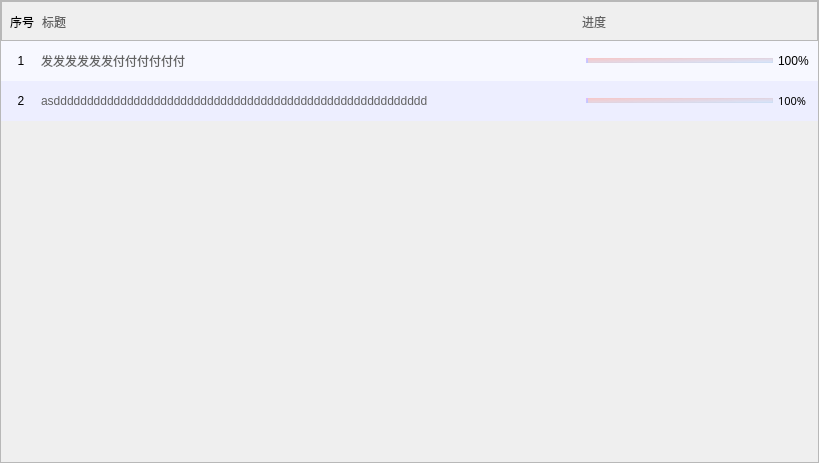
                                  <widget class="QWidget" name="mc_loading_list_song_F">
                                   <property name="geometry">
                                    <rect>
                                     <x>0</x>
                                     <y>0</y>
                                     <width>818</width>
                                     <height>463</height>
                                    </rect>
                                   </property>
                                   <layout class="QVBoxLayout" name="verticalLayout_59">
                                    <property name="spacing">
                                     <number>0</number>
                                    </property>
                                    <property name="leftMargin">
                                     <number>0</number>
                                    </property>
                                    <property name="topMargin">
                                     <number>0</number>
                                    </property>
                                    <property name="rightMargin">
                                     <number>0</number>
                                    </property>
                                    <property name="bottomMargin">
                                     <number>0</number>
                                    </property>
                                    <item>
                                     <widget class="QFrame" name="mc_loading_list_song_F_0">
                                      <property name="styleSheet">
                                       <string notr="true">QPushButton{
	border:none;
	color:rgb(98, 98, 98);
	text-align :center;
	font: 9pt &quot;本墨字语&quot;;
}
QPushButton:hover{  
	padding-bottom:4px; 
}
QPushButton:focus {
      color: rgb(255, 192, 2);;
      outline: 0px;
    }
QLabel{
	font: 9pt &quot;本墨字语&quot;;
}</string>
                                      </property>
                                      <property name="frameShape">
                                       <enum>QFrame::StyledPanel</enum>
                                      </property>
                                      <property name="frameShadow">
                                       <enum>QFrame::Raised</enum>
                                      </property>
                                      <layout class="QVBoxLayout" name="verticalLayout_song_list_bottom_3">
                                       <property name="spacing">
                                        <number>0</number>
                                       </property>
                                       <property name="leftMargin">
                                        <number>0</number>
                                       </property>
                                       <property name="topMargin">
                                        <number>0</number>
                                       </property>
                                       <property name="rightMargin">
                                        <number>0</number>
                                       </property>
                                       <property name="bottomMargin">
                                        <number>0</number>
                                       </property>
                                       <item>
                                        <widget class="QFrame" name="mc_loading_list_song_0">
                                         <property name="minimumSize">
                                          <size>
                                           <width>0</width>
                                           <height>40</height>
                                          </size>
                                         </property>
                                         <property name="maximumSize">
                                          <size>
                                           <width>16777215</width>
                                           <height>40</height>
                                          </size>
                                         </property>
                                         <property name="styleSheet">
                                          <string notr="true"/>
                                         </property>
                                         <property name="frameShape">
                                          <enum>QFrame::StyledPanel</enum>
                                         </property>
                                         <property name="frameShadow">
                                          <enum>QFrame::Raised</enum>
                                         </property>
                                         <layout class="QHBoxLayout" name="horizontalLayout_frame_song_list_list_bottom_lable_3">
                                          <property name="spacing">
                                           <number>0</number>
                                          </property>
                                          <property name="leftMargin">
                                           <number>0</number>
                                          </property>
                                          <property name="topMargin">
                                           <number>0</number>
                                          </property>
                                          <property name="rightMargin">
                                           <number>0</number>
                                          </property>
                                          <property name="bottomMargin">
                                           <number>0</number>
                                          </property>
                                          <item>
                                           <widget class="QLabel" name="mc_loading_list_song_0_no">
                                            <property name="minimumSize">
                                             <size>
                                              <width>40</width>
                                              <height>40</height>
                                             </size>
                                            </property>
                                            <property name="maximumSize">
                                             <size>
                                              <width>40</width>
                                              <height>40</height>
                                             </size>
                                            </property>
                                            <property name="styleSheet">
                                             <string notr="true"/>
                                            </property>
                                            <property name="text">
                                             <string>序号</string>
                                            </property>
                                            <property name="alignment">
                                             <set>Qt::AlignCenter</set>
                                            </property>
                                           </widget>
                                          </item>
                                          <item>
                                           <widget class="QPushButton" name="mc_loading_list_song_0_name">
                                            <property name="minimumSize">
                                             <size>
                                              <width>540</width>
                                              <height>40</height>
                                             </size>
                                            </property>
                                            <property name="maximumSize">
                                             <size>
                                              <width>16777215</width>
                                              <height>40</height>
                                             </size>
                                            </property>
                                            <property name="styleSheet">
                                             <string notr="true">text-align :left;</string>
                                            </property>
                                            <property name="text">
                                             <string>标题</string>
                                            </property>
                                           </widget>
                                          </item>
                                          <item>
                                           <widget class="QPushButton" name="mc_loading_list_song_0_ing">
                                            <property name="minimumSize">
                                             <size>
                                              <width>235</width>
                                              <height>40</height>
                                             </size>
                                            </property>
                                            <property name="maximumSize">
                                             <size>
                                              <width>235</width>
                                              <height>40</height>
                                             </size>
                                            </property>
                                            <property name="styleSheet">
                                             <string notr="true">text-align :left;</string>
                                            </property>
                                            <property name="text">
                                             <string>进度</string>
                                            </property>
                                           </widget>
                                          </item>
                                         </layout>
                                        </widget>
                                       </item>
                                       <item>
                                        <widget class="QFrame" name="mc_loading_list_song_1">
                                         <property name="minimumSize">
                                          <size>
                                           <width>0</width>
                                           <height>40</height>
                                          </size>
                                         </property>
                                         <property name="maximumSize">
                                          <size>
                                           <width>16777215</width>
                                           <height>40</height>
                                          </size>
                                         </property>
                                         <property name="styleSheet">
                                          <string notr="true">
QFrame,QLabel,QPushButton,QRadioButton,QSlider{border:none;background-color:rgb(247, 248, 255)}

QPushButton:hover{  
	color: qlineargradient(spread:pad, x1:1, y1:1, x2:0, y2:0, stop:0 rgba(162, 179, 255, 255), stop:1 rgba(144, 228, 137, 255));
}</string>
                                         </property>
                                         <property name="frameShape">
                                          <enum>QFrame::StyledPanel</enum>
                                         </property>
                                         <property name="frameShadow">
                                          <enum>QFrame::Raised</enum>
                                         </property>
                                         <layout class="QHBoxLayout" name="horizontalLayout_frame_song_list_bottom_inf_5">
                                          <property name="spacing">
                                           <number>0</number>
                                          </property>
                                          <property name="leftMargin">
                                           <number>0</number>
                                          </property>
                                          <property name="topMargin">
                                           <number>0</number>
                                          </property>
                                          <property name="rightMargin">
                                           <number>0</number>
                                          </property>
                                          <property name="bottomMargin">
                                           <number>0</number>
                                          </property>
                                          <item>
                                           <widget class="QLabel" name="mc_loading_list_song_1_no">
                                            <property name="minimumSize">
                                             <size>
                                              <width>40</width>
                                              <height>40</height>
                                             </size>
                                            </property>
                                            <property name="maximumSize">
                                             <size>
                                              <width>40</width>
                                              <height>40</height>
                                             </size>
                                            </property>
                                            <property name="styleSheet">
                                             <string notr="true"/>
                                            </property>
                                            <property name="text">
                                             <string>1</string>
                                            </property>
                                            <property name="alignment">
                                             <set>Qt::AlignCenter</set>
                                            </property>
                                           </widget>
                                          </item>
                                          <item>
                                           <widget class="QPushButton" name="mc_loading_list_song_1_name">
                                            <property name="minimumSize">
                                             <size>
                                              <width>540</width>
                                              <height>40</height>
                                             </size>
                                            </property>
                                            <property name="maximumSize">
                                             <size>
                                              <width>16777215</width>
                                              <height>40</height>
                                             </size>
                                            </property>
                                            <property name="styleSheet">
                                             <string notr="true">text-align :left;</string>
                                            </property>
                                            <property name="text">
                                             <string>发发发发发发付付付付付付</string>
                                            </property>
                                           </widget>
                                          </item>
                                          <item>
                                           <widget class="QSlider" name="mc_loading_list_song_1_sL">
                                            <property name="styleSheet">
                                             <string notr="true">QSlider{
border-color: #bcbcbc;
color:#d9d9d9;

}
QSlider::groove:horizontal {                                   
     border: 1px solid #999999;                             
     height: 3px;                                           
    margin: 0px 0;                                         
     left: 5px; right: 5px; 
 }
QSlider::handle:horizontal {                /*滑块*/               
     border: 0px ; 
     border-image: url(:/icon/圆.png);
	 width:15px;
     margin: -7px -7px -7px -7px;       
       
} 
QSlider::add-page:horizontal{
	background-color: qlineargradient(spread:pad, x1:0, y1:0, x2:1, y2:1, stop:0 rgba(247, 199, 199, 255), stop:1 rgba(209, 230, 255, 237));

}
QSlider::sub-page:horizontal{                               
              
	background-color: qlineargradient(spread:pad, x1:0, y1:0, x2:1, y2:1, stop:0 rgba(237, 180, 255, 255), stop:1 rgba(175, 211, 255, 255));
}</string>
                                            </property>
                                            <property name="orientation">
                                             <enum>Qt::Horizontal</enum>
                                            </property>
                                           </widget>
                                          </item>
                                          <item>
                                           <widget class="QLabel" name="mc_loading_list_song_1_num">
                                            <property name="minimumSize">
                                             <size>
                                              <width>40</width>
                                              <height>40</height>
                                             </size>
                                            </property>
                                            <property name="maximumSize">
                                             <size>
                                              <width>40</width>
                                              <height>40</height>
                                             </size>
                                            </property>
                                            <property name="styleSheet">
                                             <string notr="true">
font: 8pt &quot;本墨字语&quot;;</string>
                                            </property>
                                            <property name="text">
                                             <string>100%</string>
                                            </property>
                                           </widget>
                                          </item>
                                         </layout>
                                        </widget>
                                       </item>
                                       <item>
                                        <widget class="QFrame" name="mc_loading_list_song_2">
                                         <property name="minimumSize">
                                          <size>
                                           <width>0</width>
                                           <height>40</height>
                                          </size>
                                         </property>
                                         <property name="maximumSize">
                                          <size>
                                           <width>16777215</width>
                                           <height>40</height>
                                          </size>
                                         </property>
                                         <property name="styleSheet">
                                          <string notr="true">QFrame,QLabel,QPushButton,QRadioButton,QSlider{border:none;background-color:rgb(237, 238, 255)}
QPushButton:hover{  
	color: qlineargradient(spread:pad, x1:1, y1:1, x2:0, y2:0, stop:0 rgba(162, 179, 255, 255), stop:1 rgba(144, 228, 137, 255));
}</string>
                                         </property>
                                         <property name="frameShape">
                                          <enum>QFrame::StyledPanel</enum>
                                         </property>
                                         <property name="frameShadow">
                                          <enum>QFrame::Raised</enum>
                                         </property>
                                         <layout class="QHBoxLayout" name="horizontalLayout_frame_song_list_bottom_inf_6">
                                          <property name="spacing">
                                           <number>0</number>
                                          </property>
                                          <property name="leftMargin">
                                           <number>0</number>
                                          </property>
                                          <property name="topMargin">
                                           <number>0</number>
                                          </property>
                                          <property name="rightMargin">
                                           <number>0</number>
                                          </property>
                                          <property name="bottomMargin">
                                           <number>0</number>
                                          </property>
                                          <item>
                                           <widget class="QLabel" name="mc_loading_list_song_2_no">
                                            <property name="minimumSize">
                                             <size>
                                              <width>40</width>
                                              <height>40</height>
                                             </size>
                                            </property>
                                            <property name="maximumSize">
                                             <size>
                                              <width>40</width>
                                              <height>40</height>
                                             </size>
                                            </property>
                                            <property name="styleSheet">
                                             <string notr="true"/>
                                            </property>
                                            <property name="text">
                                             <string>2</string>
                                            </property>
                                            <property name="alignment">
                                             <set>Qt::AlignCenter</set>
                                            </property>
                                           </widget>
                                          </item>
                                          <item>
                                           <widget class="QPushButton" name="mc_loading_list_song_2_name">
                                            <property name="minimumSize">
                                             <size>
                                              <width>540</width>
                                              <height>40</height>
                                             </size>
                                            </property>
                                            <property name="maximumSize">
                                             <size>
                                              <width>16777215</width>
                                              <height>40</height>
                                             </size>
                                            </property>
                                            <property name="styleSheet">
                                             <string notr="true">text-align :left;</string>
                                            </property>
                                            <property name="text">
                                             <string>asdddddddddddddddddddddddddddddddddddddddddddddddddddddddd</string>
                                            </property>
                                           </widget>
                                          </item>
                                          <item>
                                           <widget class="QSlider" name="mc_loading_list_song_2_sL">
                                            <property name="styleSheet">
                                             <string notr="true">QSlider{
border-color: #bcbcbc;
color:#d9d9d9;

}
QSlider::groove:horizontal {                                   
     border: 1px solid #999999;                             
     height: 3px;                                           
    margin: 0px 0;                                         
     left: 5px; right: 5px; 
 }
QSlider::handle:horizontal {                /*滑块*/               
     border: 0px ; 
     border-image: url(:/icon/圆.png);
	 width:15px;
     margin: -7px -7px -7px -7px;       
       
} 
QSlider::add-page:horizontal{
	background-color: qlineargradient(spread:pad, x1:0, y1:0, x2:1, y2:1, stop:0 rgba(247, 199, 199, 255), stop:1 rgba(209, 230, 255, 237));

}
QSlider::sub-page:horizontal{                               
              
	background-color: qlineargradient(spread:pad, x1:0, y1:0, x2:1, y2:1, stop:0 rgba(237, 180, 255, 255), stop:1 rgba(175, 211, 255, 255));
}</string>
                                            </property>
                                            <property name="orientation">
                                             <enum>Qt::Horizontal</enum>
                                            </property>
                                           </widget>
                                          </item>
                                          <item>
                                           <widget class="QLabel" name="mc_loading_list_song_2_num">
                                            <property name="minimumSize">
                                             <size>
                                              <width>40</width>
                                              <height>40</height>
                                             </size>
                                            </property>
                                            <property name="maximumSize">
                                             <size>
                                              <width>40</width>
                                              <height>40</height>
                                             </size>
                                            </property>
                                            <property name="font">
                                             <font>
                                              <family>本墨字语</family>
                                              <pointsize>8</pointsize>
                                              <weight>50</weight>
                                              <italic>false</italic>
                                              <bold>false</bold>
                                             </font>
                                            </property>
                                            <property name="styleSheet">
                                             <string notr="true">
font: 8pt &quot;本墨字语&quot;;</string>
                                            </property>
                                            <property name="text">
                                             <string>100%</string>
                                            </property>
                                           </widget>
                                          </item>
                                         </layout>
                                        </widget>
                                       </item>
                                       <item>
                                        <spacer name="mc_loading_list_song_Vs">
                                         <property name="orientation">
                                          <enum>Qt::Vertical</enum>
                                         </property>
                                         <property name="sizeHint" stdset="0">
                                          <size>
                                           <width>20</width>
                                           <height>0</height>
                                          </size>
                                         </property>
                                        </spacer>
                                       </item>
                                      </layout>
                                     </widget>
                                    </item>
                                   </layout>
                                  </widget>
